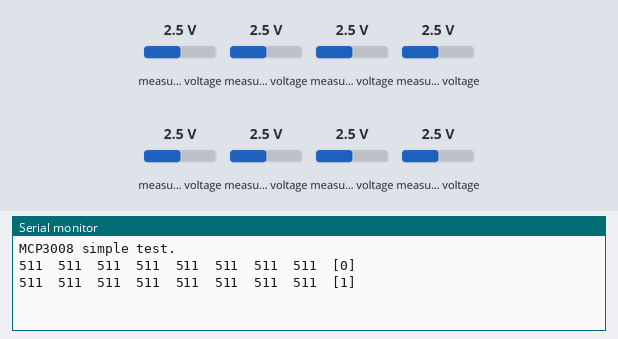
A sketch run on a simulated Arduino Uno, built with avr-gcc and run on an emulated ATmega328P. Parts: the last lines printed to the serial monitor. Inputs (shaded band) come from the test bench; at power-on: measured voltage 2.5 V.

Above: at 1.8 s.
1.9 s: measured voltage (sensor 200) set to 0.1 V
At 2.8 s:
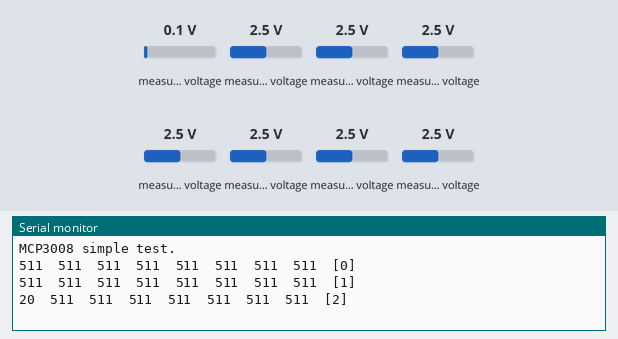
3.4 s: measured voltage (sensor 201) set to 0.1 V
At 4.7 s:
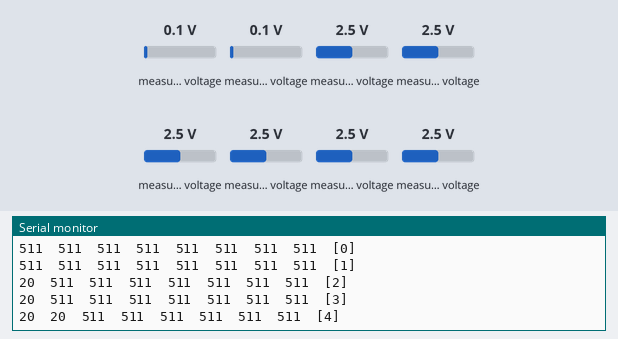
4.9 s: measured voltage (sensor 202) set to 0.1 V
At 5.7 s:
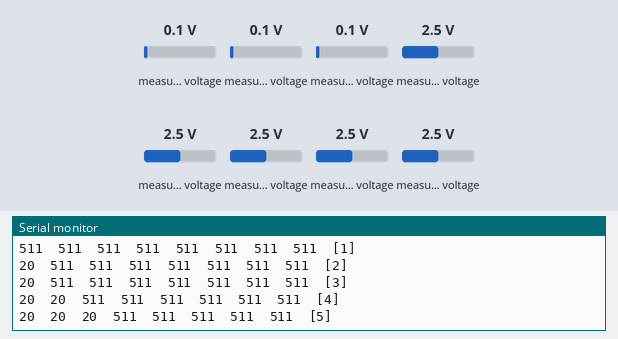
6.4 s: measured voltage (sensor 203) set to 0.1 V
At 7.4 s:
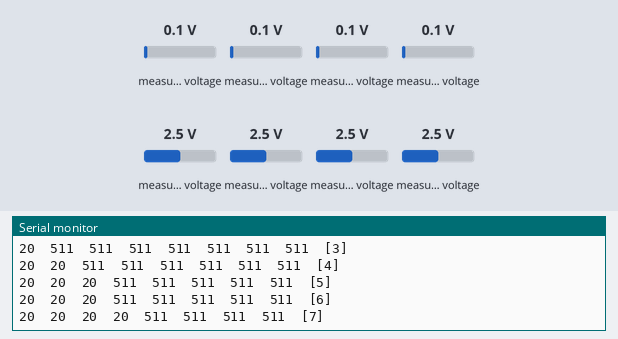
7.9 s: measured voltage (sensor 204) set to 0.1 V
At 8.8 s:
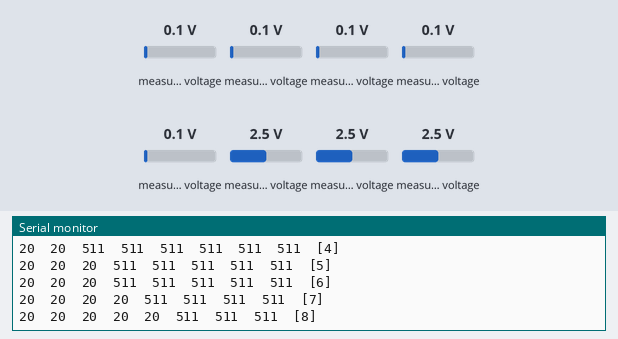
9.4 s: measured voltage (sensor 205) set to 0.1 V
At 10.8 s:
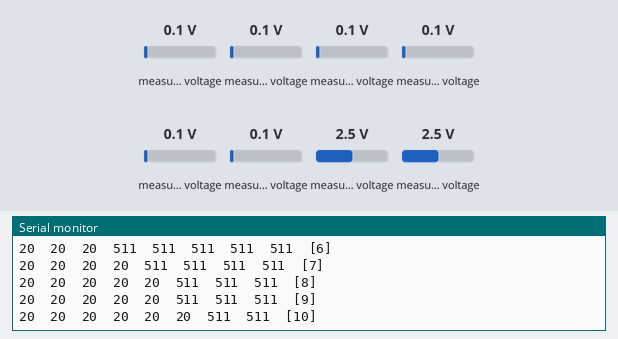

The sketch:

simpletest.ino
```cpp
#include <Adafruit_MCP3008.h>

/***************************************************
Simple example of reading the MCP3008 analog input channels and printing
them all out.

Author: Carter Nelson
License: Public Domain
****************************************************/

#define CS_PIN    9
#define CLOCK_PIN 14
#define MOSI_PIN  13
#define MISO_PIN  10

Adafruit_MCP3008 adc;

int count = 0;

void setup() {
  Serial.begin(9600);
  while (!Serial);

  Serial.println("MCP3008 simple test.");

  // Hardware SPI (specify CS, use any available digital)
  // Can use defaults if available, ex: UNO (SS=10) or Huzzah (SS=15)
  //adc.begin();
  // Feather 32u4 (SS=17) or M0 (SS=16), defaults SS not broken out, must specify
  adc.begin(9);

  // Software SPI (specify all, use any available digital)
  // (sck, mosi, miso, cs);
  adc.begin(CLOCK_PIN, MOSI_PIN, MISO_PIN, CS_PIN);
}

void loop() {
  for (int chan=0; chan<8; chan++) {
    Serial.print(adc.readADC(chan)); Serial.print("\t");
  }

  Serial.print("["); Serial.print(count); Serial.println("]");
  count++;

  delay(1000);
}
```

Measured:
- after the input at 1.9 s, the serial monitor: prints a new line after 0.11 s (image 1)
- after the input at 3.4 s, the serial monitor: prints a new line after 0.61 s (image 2)
- after the input at 4.9 s, the serial monitor: prints a new line after 0.11 s (image 3)
- after the input at 6.4 s, the serial monitor: prints a new line after 0.62 s (image 4)
- after the input at 7.9 s, the serial monitor: prints a new line after 0.12 s (image 5)
- after the input at 9.4 s, the serial monitor: prints a new line after 0.62 s (image 6)
